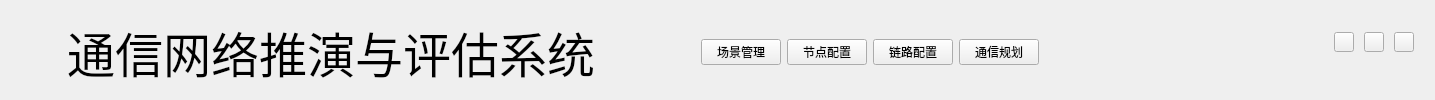
     <widget class="QWidget" name="wgtHeader" native="true">
      <layout class="QGridLayout" name="gridLayout_7">
       <property name="bottomMargin">
        <number>5</number>
       </property>
       <item row="0" column="11">
        <widget class="QWidget" name="widget" native="true">
         <layout class="QGridLayout" name="gridLayout_16">
          <property name="leftMargin">
           <number>10</number>
          </property>
          <property name="topMargin">
           <number>0</number>
          </property>
          <property name="rightMargin">
           <number>10</number>
          </property>
          <property name="bottomMargin">
           <number>20</number>
          </property>
          <property name="horizontalSpacing">
           <number>10</number>
          </property>
          <property name="verticalSpacing">
           <number>0</number>
          </property>
          <item row="0" column="4">
           <widget class="QPushButton" name="btnClose">
            <property name="minimumSize">
             <size>
              <width>20</width>
              <height>20</height>
             </size>
            </property>
            <property name="maximumSize">
             <size>
              <width>20</width>
              <height>20</height>
             </size>
            </property>
            <property name="text">
             <string/>
            </property>
           </widget>
          </item>
          <item row="0" column="2">
           <widget class="QPushButton" name="btnMinimize">
            <property name="minimumSize">
             <size>
              <width>20</width>
              <height>20</height>
             </size>
            </property>
            <property name="maximumSize">
             <size>
              <width>20</width>
              <height>20</height>
             </size>
            </property>
            <property name="text">
             <string/>
            </property>
           </widget>
          </item>
          <item row="0" column="3">
           <widget class="QPushButton" name="btnMaximize">
            <property name="minimumSize">
             <size>
              <width>20</width>
              <height>20</height>
             </size>
            </property>
            <property name="maximumSize">
             <size>
              <width>20</width>
              <height>20</height>
             </size>
            </property>
            <property name="text">
             <string/>
            </property>
           </widget>
          </item>
         </layout>
        </widget>
       </item>
       <item row="0" column="3">
        <spacer name="horizontalSpacer">
         <property name="orientation">
          <enum>Qt::Horizontal</enum>
         </property>
         <property name="sizeType">
          <enum>QSizePolicy::Maximum</enum>
         </property>
         <property name="sizeHint" stdset="0">
          <size>
           <width>100</width>
           <height>20</height>
          </size>
         </property>
        </spacer>
       </item>
       <item row="0" column="7">
        <widget class="QPushButton" name="btnNavPlanning">
         <property name="text">
          <string>通信规划</string>
         </property>
        </widget>
       </item>
       <item row="0" column="4">
        <widget class="QPushButton" name="btnNavScene">
         <property name="text">
          <string>场景管理</string>
         </property>
        </widget>
       </item>
       <item row="0" column="5">
        <widget class="QPushButton" name="btnNavNode">
         <property name="text">
          <string>节点配置</string>
         </property>
        </widget>
       </item>
       <item row="0" column="10">
        <spacer name="horizontalSpacer_3">
         <property name="orientation">
          <enum>Qt::Horizontal</enum>
         </property>
         <property name="sizeType">
          <enum>QSizePolicy::Maximum</enum>
         </property>
         <property name="sizeHint" stdset="0">
          <size>
           <width>50</width>
           <height>20</height>
          </size>
         </property>
        </spacer>
       </item>
       <item row="0" column="6">
        <widget class="QPushButton" name="btnNavLink">
         <property name="text">
          <string>链路配置</string>
         </property>
        </widget>
       </item>
       <item row="0" column="8">
        <spacer name="horizontalSpacer_2">
         <property name="orientation">
          <enum>Qt::Horizontal</enum>
         </property>
         <property name="sizeHint" stdset="0">
          <size>
           <width>229</width>
           <height>20</height>
          </size>
         </property>
        </spacer>
       </item>
       <item row="0" column="1">
        <spacer name="horizontalSpacer_5">
         <property name="orientation">
          <enum>Qt::Horizontal</enum>
         </property>
         <property name="sizeType">
          <enum>QSizePolicy::Maximum</enum>
         </property>
         <property name="sizeHint" stdset="0">
          <size>
           <width>10</width>
           <height>20</height>
          </size>
         </property>
        </spacer>
       </item>
       <item row="0" column="0">
        <widget class="QLabel" name="lblLogo">
         <property name="minimumSize">
          <size>
           <width>40</width>
           <height>40</height>
          </size>
         </property>
         <property name="maximumSize">
          <size>
           <width>3000</width>
           <height>16777215</height>
          </size>
         </property>
         <property name="styleSheet">
          <string notr="true">image: url(:/resources/icon/logo.svg);</string>
         </property>
         <property name="text">
          <string/>
         </property>
        </widget>
       </item>
       <item row="0" column="2">
        <widget class="QLabel" name="lblTitle">
         <property name="font">
          <font>
           <family>华文楷体</family>
           <pointsize>36</pointsize>
          </font>
         </property>
         <property name="text">
          <string>通信网络推演与评估系统</string>
         </property>
        </widget>
       </item>
      </layout>
     </widget>
